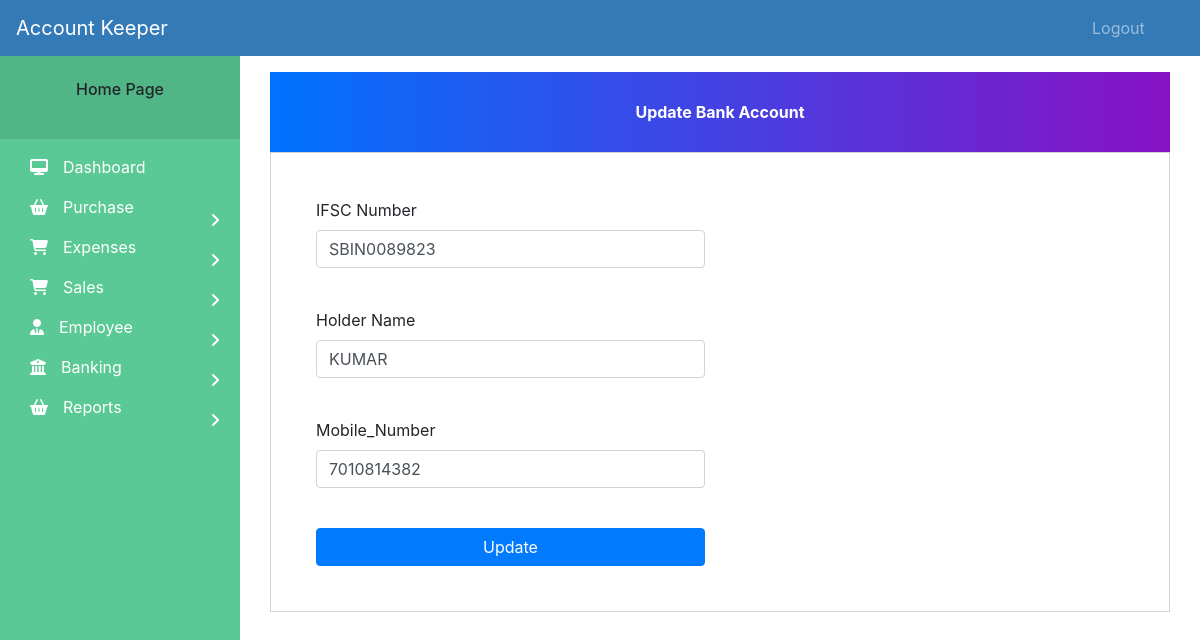
The app's page /update-bank/1 with its own data.
### Banking/models.py (models this page shows)
class Banking(models.Model):
    Bank_Name = models.CharField(max_length = 30)
    IFSC_Number = models.CharField(max_length = 10)
    Account_Number = models.IntegerField()
    Holder_Name = models.CharField(max_length = 25)
    Mobile_Number = models.IntegerField()
    Balance = models.IntegerField()
    class Meta:
        db_table="Banking"

### Banking/views.py (the view, shortened to what this page needs)
# urls.py: path('update-bank/<int:id>', bnkView.update_bank, name='update-bank'),
def update_bank(request, id):
    bank = Banking.objects.get(id = id)
    return render(request, 'Banking/update_bank.html',{'banking':bank})

### templates/Banking/update_bank.html (shortened to what this page needs)
{% extends 'Base/navbar.html' %}
{% load widget_tweaks %}
{% block content %}
{% load static %}
<head>
  <link href="//maxcdn.bootstrapcdn.com/bootstrap/4.1.1/css/bootstrap.min.css" rel="stylesheet" id="bootstrap-css">
  <link rel="stylesheet" href="http://code.ionicframework.com/ionicons/2.0.1/css/ionicons.min.css">
  <link rel="stylesheet" href="{% static 'CSS/style.css' %}" type="text/css"/>
</head>
<br>
<div class="container">
  <div class="col-md">
      <div class="note">
    <p>Update Bank Account</p>
      </div>
      <div class="form-content">
        <div class="row">
          <div class="col-md-6">
    <form action="/update-bank/{{banking.id}}" method="POST" autocomplete="off" id="form">
    <div class="form-group">
      <label>IFSC Number</label>
      <input type="text" class="form-control" value="{{banking.IFSC_Number}}" name="IFSC_Number" id="IFSC_Number">
    </div>
    <div class="form-group">
      <label>Holder Name</label>
      <input type="text" class="form-control" value="{{banking.Holder_Name}}" name="Holder_Name" id="Holder_Name">
    </div>
    <div class="form-group">
      <label>Mobile_Number</label>
      <input type="text" class="form-control" value="{{banking.Mobile_Number}}" name="Mobile_Number" id="Mob_Number">
    </div>
      <input type="submit" value="Update" class="btn btn-primary btn-block">
    </form></div></div></div>
  </div>
</div>
{% endblock content %}

### templates/Base/navbar.html (style rules this page uses)
body { padding-left: 240px; }

### templates/Banking/update_bank.html (style rules this page uses)
.note { text-align: center; height: 80px; background: -webkit-linear-gradient(left, #0072ff, #8811c5); color: #fff; font-weight: bold; line-height: 80px; }
.form-content { padding: 5%; border: 1px solid #ced4da; margin-bottom: 2%; }

### records on screen
Banking: IFSC_Number "SBIN0089823", Holder_Name "KUMAR", Mobile_Number "7010814382"
